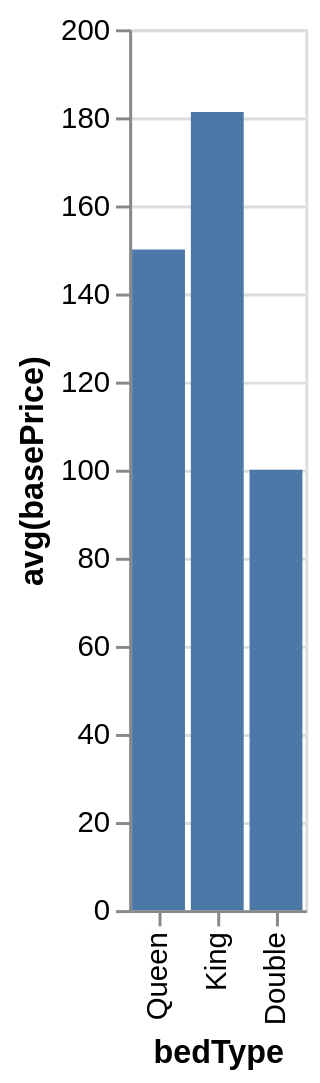

Describe this chart as a Vega-Lite specification.
### Vega-Lite specification from a JSON file in a GitHub repository (floating-point values rounded to 4 significant figures)
{"data": {"values": [{"x_data": "Queen", "y_data": 150}, {"x_data": "King", "y_data": 181.2}, {"x_data": "Double", "y_data": 100}]}, "mark": "bar", "encoding": {"x": {"field": "x_data", "type": "nominal", "title": "bedType", "sort": "descending"}, "y": {"field": "y_data", "type": "quantitative", "title": "avg(basePrice)"}}}
